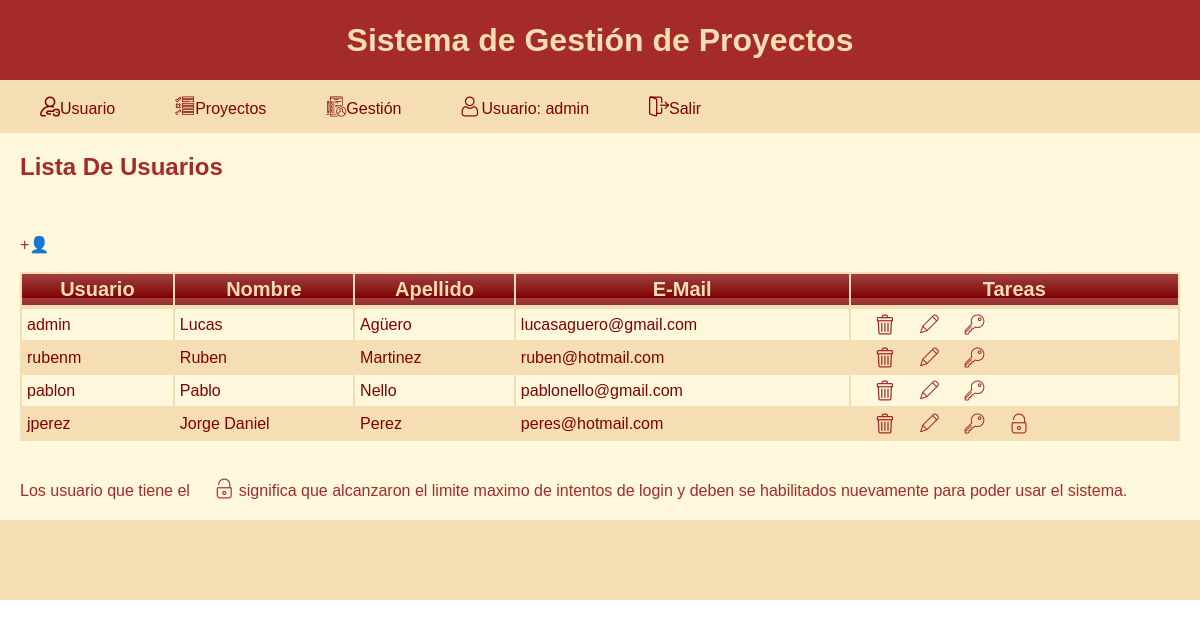
Page /home.php?menu_opcion=usuario_listar (signed in) on the committed database.
### tables this page shows
CREATE TABLE `usuarios` (
  `usuario_id` int(10) NOT NULL,
  `usuario_nombre` varchar(40) NOT NULL,
  `usuario_apellido` varchar(40) NOT NULL,
  `usuario_user` varchar(20) NOT NULL,
  `usuario_password` varchar(25) NOT NULL,
  `usuario_intentos` int(1) NOT NULL DEFAULT 0,
  `usuario_email` varchar(40) NOT NULL,
  `usuario_estado` char(1) NOT NULL DEFAULT 'a'
);

### conexion.php (called while the page is built, shortened)
<?php
function db_conectar($db_datos){
	if (!($link = mysqli_connect($db_datos['db_host'] . ":" . $db_datos['db_port'], $db_datos['db_user'], $db_datos['db_pass']))) {
		echo"Ha ocurrido un error al intentar conectar  con el servidor: " . $host . "<br>";
		exit();
	}
	return $link;
}
function db_recuperar ($db_datos,$consulta){
    $conexion_db = db_conectar($db_datos);
    $resultado=mysqli_query($conexion_db, $consulta);
    return $resultado;
}
?>

### usuarios.php (the view, shortened to what this page needs)
    <?php
function usuario_listar($db_datos){
    $consulta="SELECT * FROM usuarios where (usuario_estado = 'a')";
    $resultado=db_recuperar($db_datos,$consulta);
    $contador=mysqli_num_rows($resultado);
    $intentos_max=3;
    if ($contador < 0){
        echo "La consulta no trajo resultado" . "<br>";
    }
    else{
        ?>
        <br>
        <a class="tareas" href="home.php?menu_opcion=usuario_alta" title="Crear un nuevo Usuario"><span class="btn_registrarse">&#43;&#128100;</span></a>
        <br>
        <br>
        <table class="brown_table">
            <thead>
            <tr>
                <th>Usuario</th>
                <th>Nombre</th>
                <th>Apellido</th>
                <th>E-Mail</th>
                <th>Tareas</th>
            </tr>
            </thead>
            <tbody>
                <tr>
            <?php
            while ($fila = mysqli_fetch_array($resultado)){
                $link_borrar="home.php?menu_opcion=usuario_baja&usuario_id=" . $fila['usuario_id'];
                $link_modificar="home.php?menu_opcion=usuario_modificacion&usuario_id=" . $fila['usuario_id'];
                $link_cambiar="home.php?menu_opcion=usuario_password&usuario_id=" . $fila['usuario_id'];
                $link_habilitar="home.php?menu_opcion=usuario_habilitar&usuario_id=" . $fila['usuario_id'];
                ?>
                <tr>
                    <td><?php echo $fila['usuario_user'];        ?></td>
                    <td><?php echo $fila['usuario_nombre'];      ?></td>
                    <td><?php echo $fila['usuario_apellido'];    ?></td>
                    <td><?php echo $fila['usuario_email'];       ?></td>
                    <td><a class="tareas" href="<?php echo $link_borrar   ; ?>" title="Borrar el usuario seleccionado"><span class="flaticon-basura"></span></a>
                        <a class="tareas" href="<?php echo $link_modificar; ?>" title="Editar el usuario seleccionado"><span class="flaticon-pluma"></span></a>
                        <a class="tareas" href="<?php echo $link_cambiar  ; ?>" title="Cambiar Contraseña el usuario seleccionado"><span class="flaticon-llave"></span></a>
                        <?php
                        if ($fila['usuario_intentos'] >= $intentos_max){
                            ?>
                            <a class="tareas" href="<?php echo $link_habilitar  ; ?>" title="Habilitar Login el usuario seleccionado"><span class="flaticon-candado"></span></a>
                        <?php
                        }
                        ?>
                    </td>
                </tr>
            <?php
            }
            ?>
            </tr>
            </tbody>
        </table>
        <br>
        <br>
        <p>Los usuario que tiene el <span class="flaticon-candado"></span> significa que alcanzaron el limite maximo de intentos de login y deben se habilitados nuevamente para poder usar el sistema.</p>
    <?php
    }
}
?>

### css/estilos.css (style rules this page uses)
* { margin: 0; padding: 0; box-sizing: border-box; font-family: sans-serif; }
body { color: #A52A2A; margin: 0; padding: 0px; width: 100%; height: 100%; }
.tareas { text-decoration: none; color: #A52A2A; }
table.brown_table { background-color: #F5DEB3; width: 100%; text-align: left; }
table.brown_table td, table.brown_table th { border: 0px solid #AAAAAA; padding: 4px 5px; }
table.brown_table tbody td { font-size: 16px; color: #800000; }
table.brown_table tr:nth-child(even) { background: #FFF8DC; }
table.brown_table thead { background: #800000; background: -moz-linear-gradient(top, #a04040 0%, #8c1919 66%, #800000 100%); background: -webkit-linear-gradient(top, #a04040 0%, #8c1919 66%, #800000 100%); background: linear-gradient(to bottom, #a04040 0%, #8c1919 66%, #800000 100%); border-bottom: 7px solid #444444; }
table.brown_table thead th { font-size: 20px; font-weight: bold; color: #F5DEB3; text-align: center; }

### css/menu.css (style rules this page uses)
* { margin: 0; padding: 0; box-sizing: border-box; font-family: sans-serif; }

### rows in the picture
usuarios: usuario_user "admin", usuario_nombre "Lucas", usuario_apellido "Agüero", usuario_email "lucasaguero@gmail.com"
usuarios: usuario_user "rubenm", usuario_nombre "Ruben", usuario_apellido "Martinez", usuario_email "ruben@hotmail.com"
usuarios: usuario_user "pablon", usuario_nombre "Pablo", usuario_apellido "Nello", usuario_email "pablonello@gmail.com"
usuarios: usuario_user "jperez", usuario_nombre "Jorge Daniel", usuario_apellido "Perez", usuario_email "peres@hotmail.com"

### other values in the picture
$_SESSION['user'] "admin"
$titulo_pagina "Lista De Usuarios"
